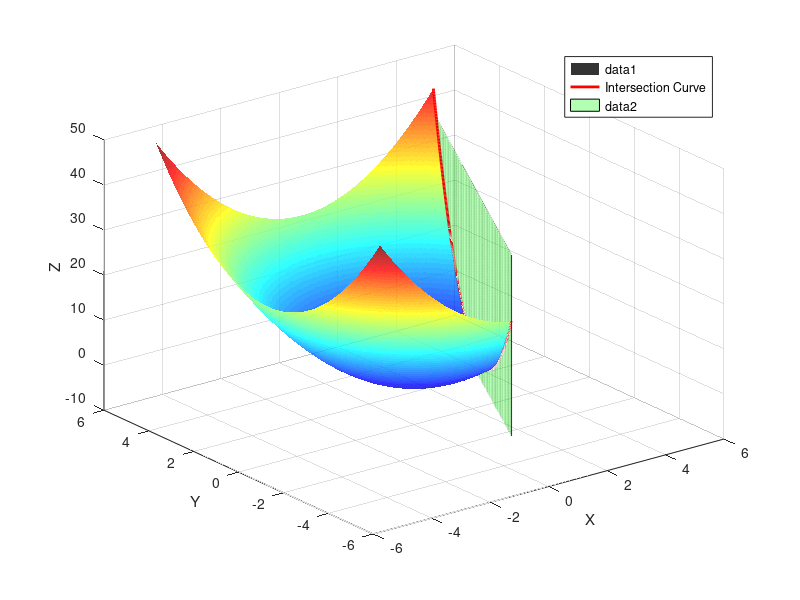

Write MATLAB code to recreate this figure.
clc, clear
% Define the surface function
f = @(x, y) x.^2 + y.^2;

% Create a grid of points
[x, y] = meshgrid(linspace(-5, 5, 400));
z = f(x, y);

% Define the plane equation
plane_equation = 2*x - y - 4;

% Create mask and apply it
mask = plane_equation < 0;
z_masked = z;
z_masked(~mask) = NaN;

% Create the figure and 3D plot
figure;
ax = axes('Parent', gcf);
view(ax, 3);

% Plot the surface
surf(x, y, z_masked, 'EdgeColor', 'none', 'FaceAlpha', 0.8);
colormap('jet');

hold on
grid on


% Plot the intersection curve
curve_x = linspace(-0.5, 4.5, 500);
curve_y = 2 * curve_x - 4;
curve_z = curve_x.^2 + curve_y.^2;
plot3(curve_x, curve_y, curve_z, 'r', 'LineWidth', 2, 'DisplayName', 'Intersection Curve');

% Plot the plane 2x-y-4=0 in gray style
plane_X = repmat(curve_x, 300, 1);
plane_Y = 2.*plane_X - 4;
z_range = linspace(-0.2, 40, 300);
plane_Z = repmat(z_range', 1, size(plane_X, 2));

surf(plane_X, plane_Y, plane_Z, 'FaceAlpha', 0.3, 'FaceColor', 'green');

% Labels and legend
xlabel('X');
ylabel('Y');
zlabel('Z');
legend;

hold off;